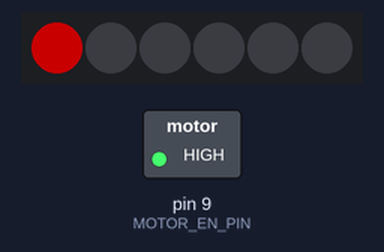
Bench run of a sketch on a simulated Arduino Uno, built with avr-gcc and run on an emulated ATmega328P. On the bench: 6 RGB LEDs in strip order, left to right, switched loads named in the sketch (green lamp = pin HIGH). Dim RGB values are drawn brighter than linear.

Above: at 0.1 s.
At 1.3 s:
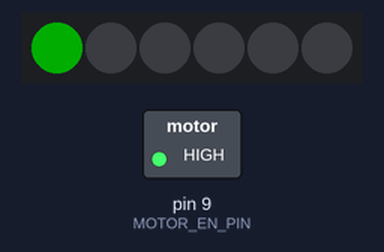
At 2.71 s:
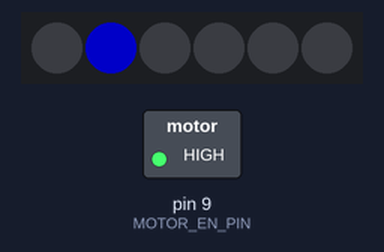
At 5.31 s:
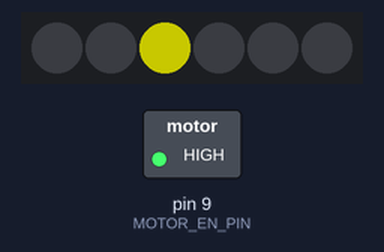
At 7.92 s:
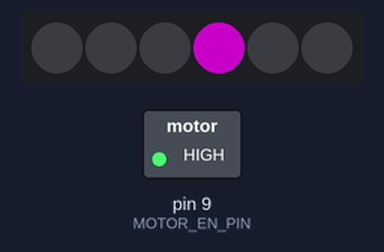
At 10.72 s:
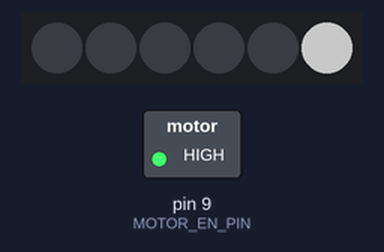
Timing chart, 0 to 40.0 s (numbered marks = the images above):
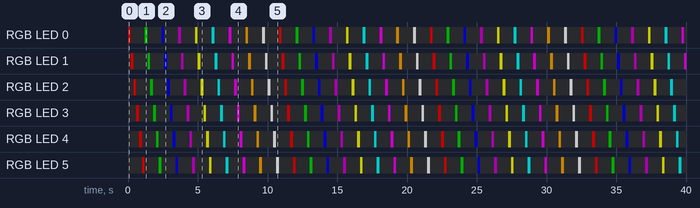

The sketch:

demo_led.ino
```cpp
#include <FastLED.h>

#define LED_PIN 10
#define MOTOR_EN_PIN 9
#define NUM_LEDS 6

CRGB leds[NUM_LEDS];

// Массив цветов, из которых будем выбирать
CRGB colors[] = {
  CRGB::Red, CRGB::Green, CRGB::Blue,
  CRGB::Purple, CRGB::Yellow, CRGB::Cyan,
  CRGB::Magenta, CRGB::Orange, CRGB::White
};
const int numColors = sizeof(colors) / sizeof(colors[0]);

void setup() {
  Serial.begin(115200);
  randomSeed(analogRead(0));  // для случайных цветов

  pinMode(MOTOR_EN_PIN, OUTPUT);
  digitalWrite(MOTOR_EN_PIN, HIGH);

  FastLED.addLeds<WS2812B, LED_PIN, GRB>(leds, NUM_LEDS);
  FastLED.setBrightness(100);

  FastLED.clear();
  FastLED.show();
}

void loop() {
  static int i = 0;
  static int c = 0;

  FastLED.clear();
  leds[i] = colors[c];
  FastLED.show();

  i++;
  if (i >= NUM_LEDS) {
    i = 0;
    c = (c + 1) % numColors;  // меняем цвет после полного прохода
  }
  delay(200);
}
```

Measured:
- by itself, everything shown: repeats every 10.8 s, in 54 steps
